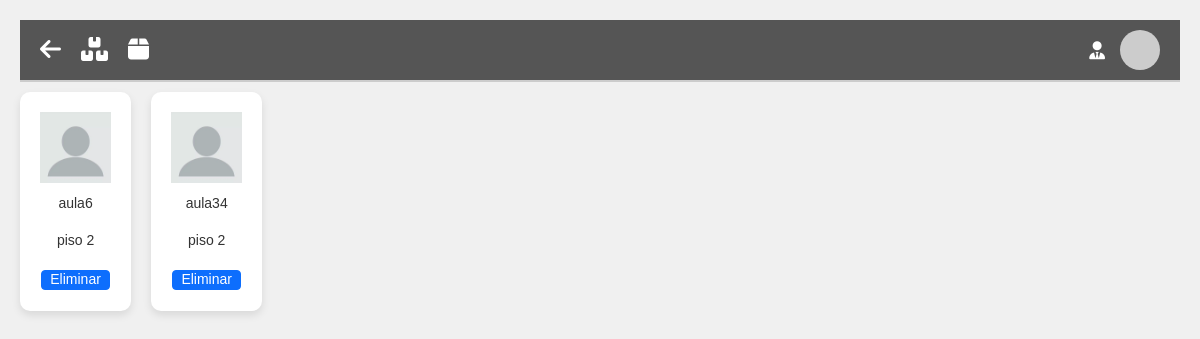
Page /localizacion on the earlier database version.
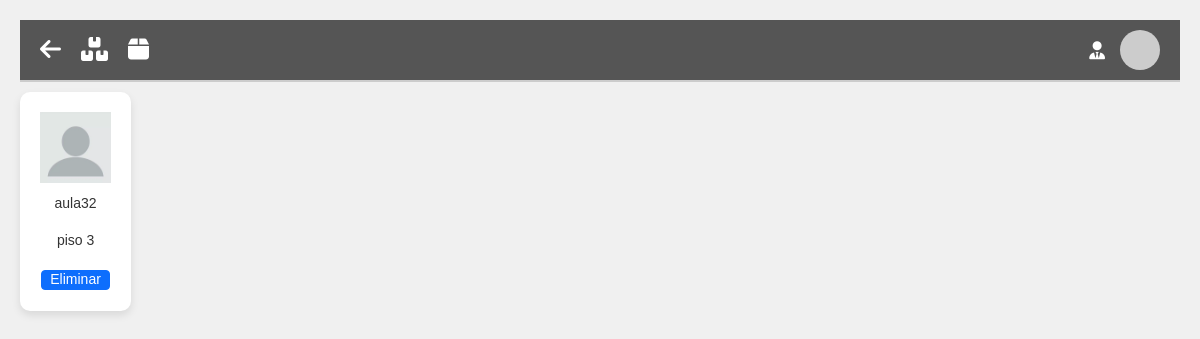
Same page on the later database version.
### SGM/SGM.py (models this page shows)
class Location(db.Model):
    __tablename__ = 'location'
    id = Column(Integer, primary_key=True, autoincrement=True)
    name = Column(String(255), nullable=False)
    planta = Column(String(255), nullable=True)
    descrip = Column(String(255), nullable=True)
    img = Column(String(255), nullable=True)

### SGM/SGM.py (the view)
@app.route('/localizacion')
def localizacion():
    locations = Location.query.all()
    return render_template('locations.html', locations=locations)

### SGM/templates/locations.html (shortened to what this page needs)
<!DOCTYPE html>
<html lang="en">
<head>
    <link rel="stylesheet" href="https://cdnjs.cloudflare.com/ajax/libs/font-awesome/6.0.0-beta3/css/all.min.css">
    <link href="https://cdn.jsdelivr.net/npm/bootstrap@5.3.0-alpha1/dist/css/bootstrap.min.css" rel="stylesheet">
    <link rel="stylesheet" href="{{ url_for('static', filename='topbar.css')}}">
    <link rel="stylesheet" href="https://cdnjs.cloudflare.com/ajax/libs/font-awesome/6.0.0-beta3/css/all.min.css">
</head>
<body>
    <header class="topbar">
        <div class="left-section">
            <a href="/inicio">
            <i class="fa-solid fa-arrow-left" style="color: #fff;"></i>
            </a>
            <a href="/inventario">
                <i class="fa-solid fa-boxes" style="color: #fff;"></i>
            </a>
            <a href="/verif_pedidos">
                <i class="fa-solid fa-box" style="color: #fff;"></i>
            </a>
        </div>
        <div class="right-section">
            <div class="user-info">
                <i class="fa-solid fa-user-tie" style="color: #fff;"></i>
                <img src="https://via.placeholder.com/40" alt="Avatar" class="user-avatar">
            </div>
        </div>
    </header>
    <div class="grid-container">
        {% if locations %}
            {% for location in locations %}
                <div class="grid-item">
                    <img src="static/uploads/{{ location.img }}" alt="{{ location.name }}">
                    <p>{{ location.name }}</p>
                    <p>{{ location.planta }}</p>
                    <div>
                        <form action="{{ url_for('borrar_location', id=location.id) }}" method="post" style="display: inline;">
                            <input class="btn btn-primary btn-sm" style="--bs-btn-line-height: 0.7;" type="submit" value="Eliminar" onclick="return confirm('¿Estás seguro de eliminar esto?')">
                        </form>
                    </div>
                </div>
            {% endfor %}
        {% endif %}
    </div>
</body>
</html>

### SGM/static/topbar.css (style rules this page uses)
a { text-decoration-line: none !important; color: none !important; }
.topbar { display: flex; justify-content: space-between; align-items: center; background-color: #555; color: white; padding: 10px 20px; border-bottom: 2px solid #ccc; }
.left-section { font-size: 24px; display: flex; gap: 20px; flex-direction: row; }
.right-section { display: flex; align-items: center; }
.right-section i { font-size: 18px; margin-right: 15px; cursor: pointer; }
.user-info { display: flex; align-items: center; margin-left: 15px; }
.user-avatar { width: 40px; height: 40px; border-radius: 50%; }

### SGM/templates/locations.html (style rules this page uses)
* { box-sizing: border-box; margin: 0; padding: 0; font-family: Arial, sans-serif; text-decoration-line: none !important; }
body { background-color: #f0f0f0; padding: 20px; }
.grid-container { margin-top: 10px; display: grid; grid-template-columns: repeat(auto-fill, minmax(110px, 1fr)); gap: 20px; }
.grid-item { text-align: -webkit-center; background-color: #fff; padding: 20px; border-radius: 10px; box-shadow: 0 4px 8px rgba(0, 0, 0, 0.1); }
.grid-item img { max-width: 100%; height: auto; }
.grid-item p { margin-top: 10px; font-size: 14px; color: #333; }

Differences in the rows shown:
removed Location: img (picture), name "aula34", planta "piso 2"
changed Location: name "aula6" → "aula32"; planta "piso 2" → "piso 3"
